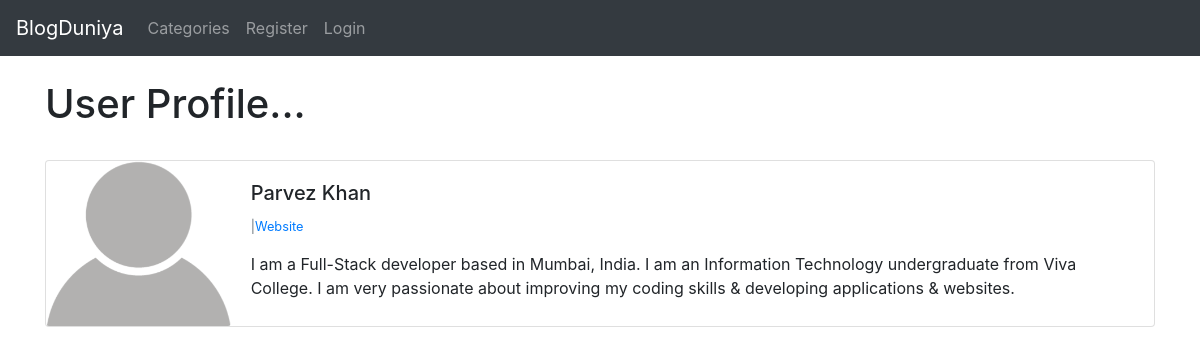
/members/1/profile/, run on the app's committed database.
### blogapp/models.py (models this page shows, shortened)
class Profile(models.Model):
    user = models.OneToOneField(User, null=True, on_delete=models.CASCADE)
    bio = models.TextField()
    profile_pic = models.ImageField(null=True, blank=True, upload_to="images/profile/")
    website_url = models.CharField(max_length=255, null=True, blank=True)
    facebook_url = models.CharField(max_length=255, null=True, blank=True)
    twitter_url = models.CharField(max_length=255, null=True, blank=True)
    instagram_url = models.CharField(max_length=255, null=True, blank=True)
    pinterest_url = models.CharField(max_length=255, null=True, blank=True)

### members/views.py (the view)
# urls.py: path('<int:pk>/profile/',ShowProfilePageView.as_view(),name='show_profile_page'),
class ShowProfilePageView(DetailView):
    model = Profile
    template_name = 'registration/user_profile.html'
    def get_context_data(self, *args, **kwargs):
        context = super(ShowProfilePageView, self).get_context_data(*args, **kwargs)
        page_user = get_object_or_404(Profile, id=self.kwargs['pk'])
        context["page_user"] = page_user
        return context

### members/templates/registration/user_profile.html (shortened to what this page needs)
{% extends 'base.html' %}
{% load static %}
{% block content %}
<h1>User Profile...</h1>
<br>
<div class="card mb-3">
    <div class="row no-gutters">
      <div class="col-md-2">
        {%  if page_user.profile.profile_pic %}
            <img src="{{ post.author.profile.profile_pic.url}}" class="card-img" >
        {% else %}
            <img src="{% static 'blogapp/images/default_profile_pic2.png' %}"  class="card-img">
        {% endif %}
      </div>
      <div class="col-md-10">
        <div class="card-body">
          <h5 class="card-title">
            {{ page_user.user.first_name}}
            {{ page_user.user.last_name }}
          </h5>
          <p class="small text-muted">
            {% if page_user.website_url  %}
            |<a href="{{ page_user.website_url }}">Website</a>
            {% endif %}
          </p>
          <p class="card-text">
            {{ page_user.bio }}
          </p>
        </div>
      </div>
    </div>
  </div>
  <br><br>
{% endblock %}

### data on the page
Profile: user.first_name "Parvez", user.last_name "Khan", bio "I am a Full-Stack developer based in Mumbai, India. I am an Information Technology undergraduate from Viva College. I am very passionate about improving my coding skills & developing applications & websites."
